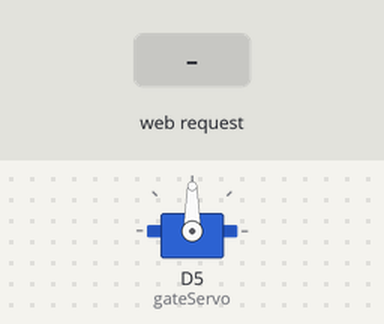
A sketch run on a simulated ESP8266 (NodeMCU). On the bench: servo. The test bench sets the inputs (shaded band). WiFi joins after 1.5 s; servers stay silent unless stated; what the sketch prints to the serial monitor is not drawn.

Above: at 2.7 s.
2.8 s: HTTP request GET /gate_control?cmd=raise received
At 10.05 s:
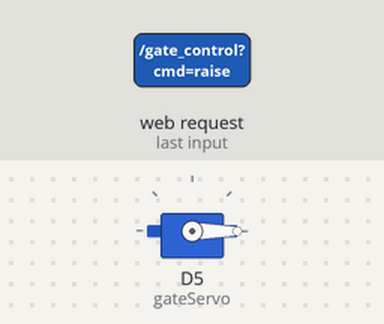
Timing chart, 0 to 10.3 s (numbered marks = the images above; inputs shaded):
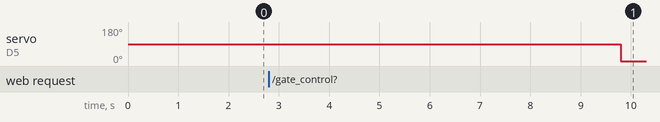

Measured:
- after the input at 2.8 s, servo on D5 (gateServo): 90° → 0° after 7.0 s

The sketch:

wiif.ino
```cpp
#include <ESP8266WiFi.h>
#include <ESP8266WebServer.h>
#include <Servo.h>

const char* ssid = "apt2"; // wifi 이름
const char* password = "123456789"; // wifi 비밀번호

ESP8266WebServer server(80);
Servo gateServo;

// 차단바 열기 및 닫기 함수 선언
void openGate();
void closeGate();

void setup() {
  Serial.begin(115200);              // 시리얼 통신 시작
  gateServo.attach(D5, 700, 2800);     // 서보 핀 설정 및 펄스 범위 지정

  // Wi‑Fi 연결
  WiFi.begin(ssid, password);
  Serial.print("WiFi 연결 중...");
  while (WiFi.status() != WL_CONNECTED) {
    delay(500);
    Serial.print(".");
  }
  Serial.println();
  Serial.print("연결됨, IP 주소: ");
  Serial.println(WiFi.localIP());

  // 웹서버 엔드포인트 등록
  server.on("/gate_control", HTTP_GET, [](){
    String command = server.arg("cmd");
    command.trim();

    if (command.equalsIgnoreCase("raise")) {
      openGate();
      // 차단바를 연 후 5초 후 자동으로 닫기
      delay(7000);
      closeGate();
      server.send(200, "text/plain", "Gate Raised then Closed.");
    }
    else {
      server.send(400, "text/plain", "Invalid Command.");
    }
  });

  // 웹서버 시작
  server.begin();
  Serial.println("웹 서버 시작됨.");
}

void loop() {
  server.handleClient();  // 클라이언트 요청 처리
}

void openGate() {
  gateServo.write(90);  // 서보를 90도로 설정하여 차단바 올리기
  Serial.println("Gate Opened.");
}

void closeGate() {
  gateServo.write(0);   // 서보를 0도로 설정하여 차단바 내리기
  Serial.println("Gate Closed.");
}
```
